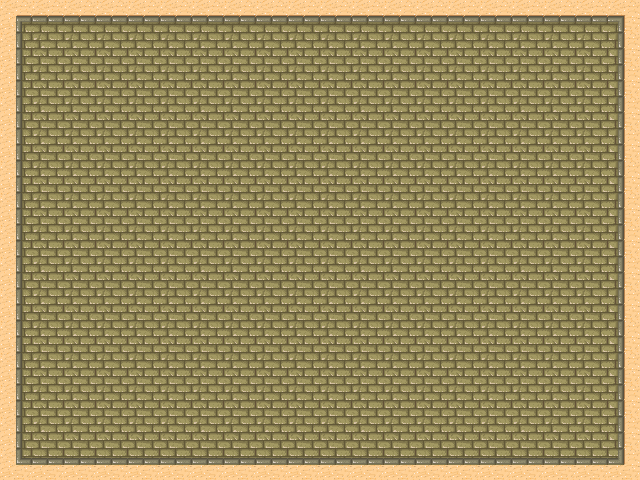

A 2D game scene composited from a Tiled map and its tileset images. What follows is a short description and the map's XML, with each tile layer's data collapsed to a summary:
An orthogonal 20x15 tile map with 32x32 px tiles, 1 tile layer (Tile Layer 1).

<map version="1.0" orientation="orthogonal" renderorder="right-down" width="20" height="15" tilewidth="32" tileheight="32">
 <tileset firstgid="1" source="Terrain.tsx" />
 <layer name="Tile Layer 1" width="20" height="15">
  <data>[300 cells, 300 non-empty, 9 distinct tile ids]</data>
 </layer>
</map>
